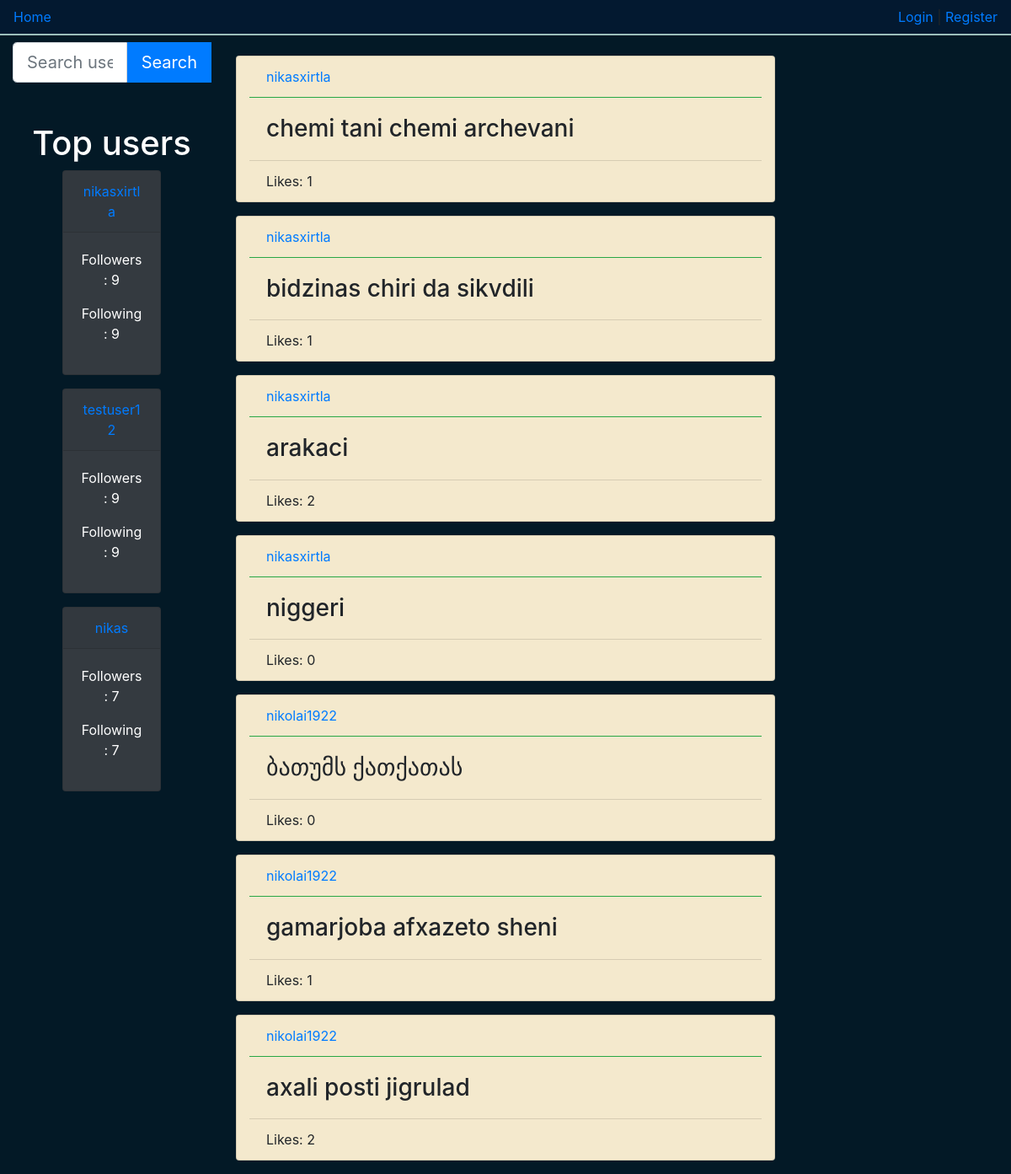
Screenshot of /?page=2 with the database file from the repository.
### account/models.py (models this page shows, shortened)
class Account(AbstractBaseUser):
    email 			= models.EmailField(verbose_name="email", max_length=60, unique=True)
    username 		= models.CharField(max_length=30, unique=True)
    date_joined		= models.DateTimeField(verbose_name='date joined', auto_now_add=True)
    last_login		= models.DateTimeField(verbose_name='last login', auto_now=True)
    is_admin		= models.BooleanField(default=False)
    is_active		= models.BooleanField(default=True)
    is_staff		= models.BooleanField(default=False)
    is_superuser	= models.BooleanField(default=False)
    followers       = models.ManyToManyField('self', related_name="u_followers", symmetrical=False)
    following       = models.ManyToManyField('self', related_name="u_following", symmetrical=False)
    USERNAME_FIELD 	= 'username'
    REQUIRED_FIELDS = ['email']
    objects = MyAccountManager()
    def __str__(self):
        return self.username

### main/models.py (models this page shows, shortened)
class Post(models.Model):
    poster = models.ForeignKey(Account, on_delete=models.CASCADE)
    content = models.TextField(default='', max_length=255)
    likes = models.IntegerField(default=0)
    date_posted = models.DateTimeField(verbose_name='date posted', auto_now=True)
    likers = models.ManyToManyField(Account, related_name="likers")
    objects = models.Manager()

### main/views.py (the view, shortened to what this page needs)
# urls.py: path('', views.home_view, name='home'),
def home_view(request):
    context = {
    }
    users = Account.objects.annotate(count=Count('followers')).order_by('-count')[:3]
    context['top_users'] = users
    page_num = request.GET.get('page',1)
    if request.user.is_authenticated:
        form = PostForm()
        context['post_form'] = form
        followers = (Q(request.user.following.all()) | Q(request.user))
        if len(followers) > 3:
            posts = Post.objects.filter(poster__in=followers).order_by('-date_posted')
        else:
            posts = Post.objects.all().order_by('-date_posted')
        try:
            page = Paginator(posts, posts_per_page).page(page_num)
        except EmptyPage:
            page = Paginator(posts, posts_per_page).page(1)
        context['posts'] = page
    else:
        posts = Post.objects.all().order_by('-date_posted')
        try:
            page = Paginator(posts, posts_per_page).page(page_num)
        except EmptyPage:
            page = Paginator(posts, posts_per_page).page(1)
        context['posts'] = page
    return render(request, 'home.html', context)

### main/templates/home.html (shortened to what this page needs)
{% extends "index.html" %}
{% block content %}
<div>
    <div class="infinite-container">
        {% for post in posts %}
        <div class="card container mb-3 infinite-item" style="max-width: 40rem;">
            <div class="card-header bg-transparent border-success">
                <div class="d-flex justify-content-between">
                    <a href="/profile/{{post.poster.id}}">{{post.poster}}</a>
                </div>
            </div>
            <div class="card-body ">
                <h3 class="card-text">{{ post.content }}</h3>
            </div>
            <div class="card-footer bg-transparent border-success=">
            <div class="d-flex justify-content-between">
                <span id="{{post.id}}">Likes: {{ post.likes }}</span>
            </div>
            </div>
        </div>
        {% endfor %}
    </div>
</div>
{% endblock content %}

### templates/topUsers.html (shortened to what this page needs)
{% block topUsers %}
<div style="width: 100%; text-align: center; justify-content: center;">
    {% if top_users %}
        <h1 class="text-white">Top users</h1>
        {% for user in top_users %}
        <div class="inner card text-white bg-dark mb-3" style="max-width: 18rem;">
            <a href="/profile/{{user.id}}" class="card-header">{{user.username}}</a>
            <div class="card-body">
                <p>Followers: {{user.followers.count}}</p>
                <p>Following: {{user.followers.count}}</p>
            </div>
        </div>
        {% endfor %}
    {% endif %}
</div>
{% endblock topUsers %}

### templates/topUsers.html (style rules this page uses)
.inner { width: 50%; margin: 0 auto; }

### main/templates/home.html (style rules this page uses)
.infinite-item { background-color: #F4E9CD; }

### templates/index.html (style rules this page uses)
body { background-color: #031926; }

### rows the page displays
Account: username "nikasxirtla", followers.count "9"
Account: username "testuser12", followers.count "9"
Account: username "nikas", followers.count "7"
Post: poster "nikasxirtla", content "chemi tani chemi archevani", likes "1"
Post: poster "nikasxirtla", content "bidzinas chiri da sikvdili", likes "1"
Post: poster "nikasxirtla", content "arakaci", likes "2"
Post: poster "nikasxirtla", content "niggeri", likes "0"
Post: poster "nikolai1922", content "ბათუმს ქათქათას", likes "0"
Post: poster "nikolai1922", content "gamarjoba afxazeto sheni", likes "1"
Post: poster "nikolai1922", content "axali posti jigrulad", likes "2"
